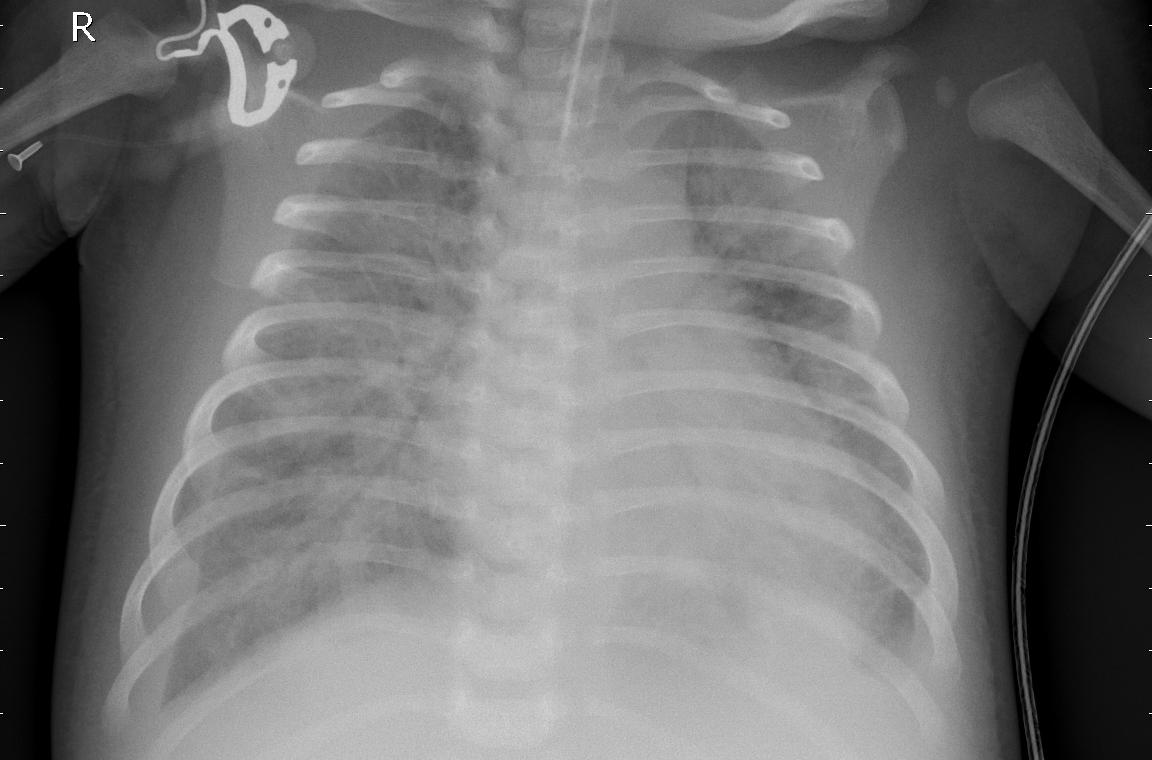
#> input picture data/row/train/PNEUMONIA/person1000_bacteria_2931.jpeg, 1152 x 760 px; its folder holds 4 pictures in this run; the run also reads 2 pictures not shown here
$ jupyter execute --allow-errors rapport.ipynb   (older library calls are emulated)
#> lines starting #> are read from the running program, lines starting #| are printed output that depends on the picture
[cell 1]
import numpy as np
import pandas as pd
import matplotlib.pyplot as plt
import cv2
import glob
from PIL import Image
from skimage.feature import graycomatrix, graycoprops, hog, local_binary_pattern
from sklearn.linear_model import LogisticRegression
from sklearn import svm
from sklearn.metrics import classification_report, ConfusionMatrixDisplay
from sklearn.preprocessing import StandardScaler
from sklearn.manifold import TSNE

[cell 2]
# Global variables :
train_pneumonia_dir = "train/PNEUMONIA/"
train_normal_dir = "train/NORMAL/"
test_pneumonia_dir = "test/PNEUMONIA/"
test_normal_dir = "test/NORMAL/"
val_pneumonia_dir = "val/PNEUMONIA/"
val_normal_dir = "val/NORMAL/"

# Training dataset
pneumonia_train = sorted(glob.glob(train_pneumonia_dir + "*"))
normal_train = sorted(glob.glob(train_normal_dir + "*"))

# Test dataset
pneumonia_test = sorted(glob.glob(test_pneumonia_dir + "*"))
normal_test = sorted(glob.glob(test_normal_dir + "*"))

# Validation dataset
pneumonia_val = sorted(glob.glob(val_pneumonia_dir + "*"))
normal_val = sorted(glob.glob(val_normal_dir + "*"))

# Dataset

[cell 3]
def ordinal_plot(label, label_masked, title, label_name="Label", mask_name="Masked"):
    plt.bar(label.keys(), label.values(), color='lightblue', label='Total')
    plt.bar(label_masked.keys(), label_masked.values(), color='orange', alpha=0.7, label=mask_name)
    plt.xlabel(label_name.title().replace('_', ' '))
    plt.ylabel("Count")
    plt.title(title)
    plt.legend()

[cell 4]
length = {"pneumonia": len(pneumonia_train) + len(pneumonia_test), "normal": len(normal_train) + len(normal_test)}
length_ts = {"pneumonia": len(pneumonia_test), "normal": len(normal_test)}
ordinal_plot(length, length_ts, "Dataset distribution", label_name="Label", mask_name="Test")
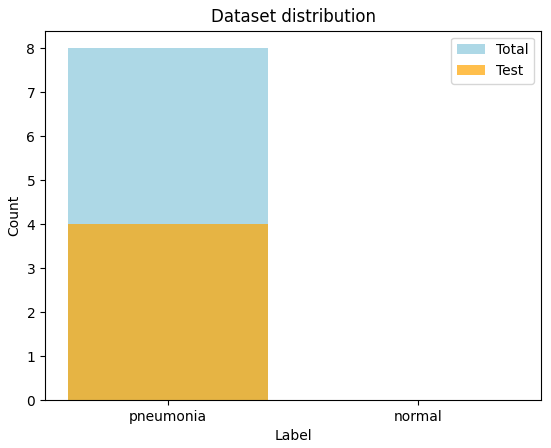
#> figure drawn by matplotlib, 1 panel

[cell 5]
length = {"pneumonia": len(pneumonia_train[:1200]) + len(pneumonia_test), "normal": len(normal_train) + len(normal_test)}
length_ts = {"pneumonia": len(pneumonia_test), "normal": len(normal_test)}
ordinal_plot(length, length_ts, "Dataset distribution", label_name="Label", mask_name="Test")

[cell 6]
p_w = np.zeros(shape=len(pneumonia_train), dtype=int)
p_l = np.zeros(shape=len(pneumonia_train), dtype=int)

for i, img in enumerate(pneumonia_train):
    m = cv2.imread(img, cv2.IMREAD_GRAYSCALE)
#> m is the input picture: shape (760, 1152); min 0, max 255, mean 114.5
    w, l = m.shape
#> w = 760; l = 1152
    p_w[i] = w
    p_l[i] = l

n_w = np.zeros(shape=len(normal_train), dtype=int)
#> n_w = empty array
n_l = np.zeros(shape=len(normal_train), dtype=int)

for i, img in enumerate(normal_train):
    m = cv2.imread(img, cv2.IMREAD_GRAYSCALE)
    w, l = m.shape
    n_w[i] = w
    n_l[i] = l

[cell 7]
plt.figure(figsize=[30, 25])

plt.subplot(221)
plt.title("The width of normal images")
plt.boxplot(n_w)

plt.subplot(222)
plt.title("The length of normal images")
plt.boxplot(n_l)

plt.subplot(223)
plt.title("The width of pneumonia images")
plt.boxplot(p_w)

plt.subplot(224)
plt.title("The length of pneumonia images")
plt.boxplot(p_l)

plt.show()
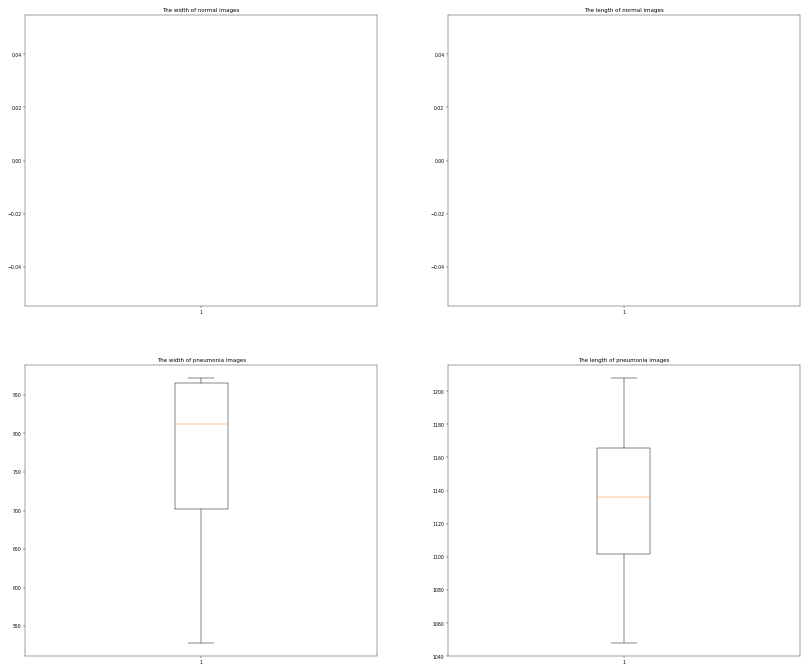
#> figure drawn by matplotlib, 4 panels

# Visualising images

## pneumonia

[cell 8]
plt.figure(figsize=[20, 80])
np.random.shuffle(pneumonia_train)
pneumonia_img = [cv2.imread(pneumonia_train[i], cv2.IMREAD_GRAYSCALE) for i in range(4)]
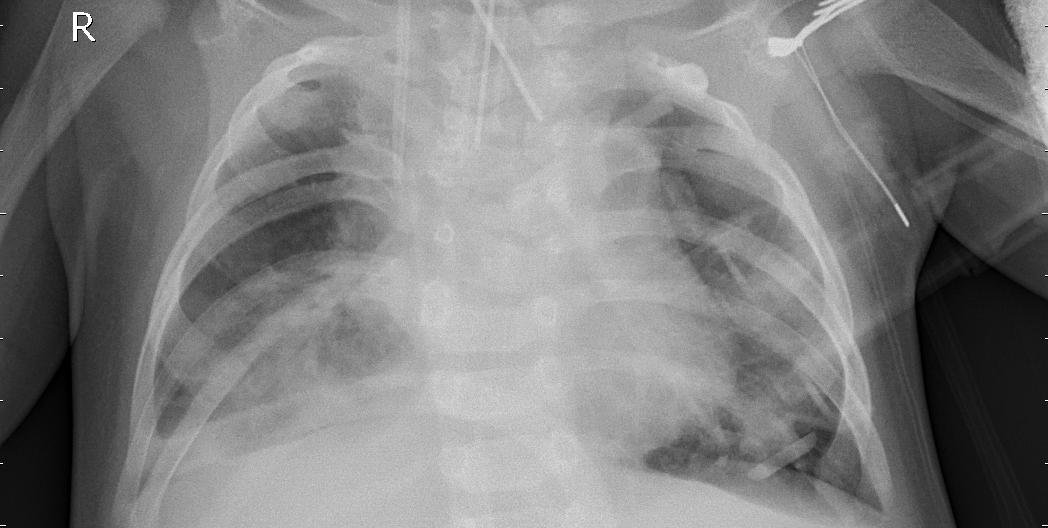
#> input picture data/row/train/PNEUMONIA/person1133_bacteria_3075.jpeg, 1048 x 528 px
#> pneumonia_img = 4 items
#plt.title("radiographies des gens souffrants de pneumonie")
plt.subplot(141), plt.axis('off')
plt.imshow(pneumonia_img[0], cmap=('gray'))
plt.subplot(142), plt.axis('off')
plt.imshow(pneumonia_img[1], cmap=('gray'))
plt.subplot(143), plt.axis('off')
plt.imshow(pneumonia_img[2], cmap=('gray'))
plt.subplot(144), plt.axis('off')
plt.imshow(pneumonia_img[3], cmap=('gray'))

## normal

[cell 9]
plt.figure(figsize=[20, 80])
np.random.shuffle(normal_train)
#> (the rest of this cell did not finish here and is left out)

# Preprocessing

[cell 10]
def preprocess_xray(path, size=(224, 224), normalise=False):
#> called with size = (224, 224), normalise = False
    img = Image.open(path).convert("L")
    img.thumbnail(size, Image.BICUBIC)
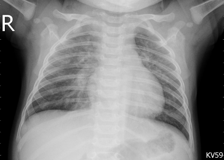
#> img: PIL image 224x160 L; min 0, max 255, mean 132

    canvas = Image.new("L", size, 0)
#> canvas: PIL image 224x224 L; every value is 0
    x = (size[0] - img.size[0]) // 2
#> x = 0
    y = (size[1] - img.size[1]) // 2
#> y = 32
    canvas.paste(img, (x, y))
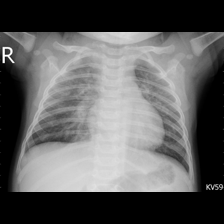
#> canvas: PIL image 224x224 L; min 0, max 255, mean 94.3

    img_np = np.array(canvas, dtype=np.float32)
    if normalise:
        img_np = (img_np - img_np.mean()) / (img_np.std() + 1e-8)
    return img_np

[cell 11]
plt.figure(figsize=[20, 80])

plt.subplot(141), plt.axis('off')
plt.imshow(preprocess_xray(pneumonia_train[0]), cmap=('gray'))
plt.subplot(142), plt.axis('off')
plt.imshow(preprocess_xray(pneumonia_train[1]), cmap=('gray'))
#> call 2 of preprocess_xray, with size = (224, 224), normalise = False
#> in preprocess_xray, img is the input picture: PIL image 1048x528 L; min 0, max 255, mean 126.8
#> in preprocess_xray (call 2), `canvas.paste(img, (x, y))`:
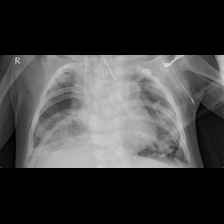
#> canvas: PIL image 224x224 L; min 0, max 214, mean 64
plt.subplot(143), plt.axis('off')
plt.imshow(preprocess_xray(pneumonia_test[0]), cmap=('gray'))
#> call 3 of preprocess_xray, with size = (224, 224), normalise = False
#> in preprocess_xray (call 3), `canvas.paste(img, (x, y))`:
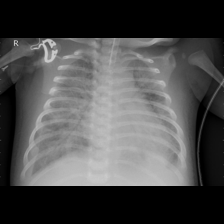
#> canvas: PIL image 224x224 L; min 0, max 204, mean 75.8
plt.subplot(144), plt.axis('off')
plt.imshow(preprocess_xray(pneumonia_test[1]), cmap=('gray'))
#> call 4 of preprocess_xray, with size = (224, 224), normalise = False
#> in preprocess_xray (call 4), `img.thumbnail(size, Image.BICUBIC)`:
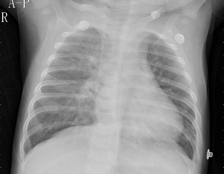
#> img: PIL image 224x174 L; min 0, max 219, mean 138.2
#> in preprocess_xray (call 4), `canvas.paste(img, (x, y))`:
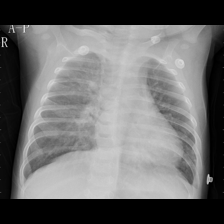
#> canvas: PIL image 224x224 L; min 0, max 219, mean 107.4

# Features extraction

## First order Statistical features

[cell 12]
def stats_features(dir_images, label):
#> called with label = 1
    stats_features = []
    for i in range(len(dir_images)):
        img = preprocess_xray(dir_images[i])
        mean = np.mean(img)
#> mean = 94.3
        std = np.std(img)
#> std = 83.08
        id = dir_images[i].split("\\")[1]
        stats_features.append((id, mean, std, label))

    columns = ['id',  'mean', 'std', 'label']
    return pd.DataFrame(stats_features, columns=columns)

#> (a cell that did not finish here is left out)

#> (a cell that did not finish here is left out)

dfN = stats_features(normal_test, 0)

stat_test = pd.concat([dfP, dfN])

## Haralick features

### Descripteur Extraction

[cell 15]
# Gray Level Co-Occurences Matrix (GLCM)
def haralick_features(dir_images, label):
#> called with label = 1
    descriptor = []
    for i in range(len(dir_images)):
        img = preprocess_xray(dir_images[i])
        img = (img // 16).astype(np.uint8)
#> img: shape (224, 224)
        id = dir_images[i].split("\\")[1]
        haralick = [id]
        # Cooccurences matrix with (distance=1, angle=[0, 45, 90, 135])
        distances = [i for i in range(1, 11)]
        angles = [0, np.pi/4, np.pi/2, 3*np.pi/4]
        GLCM = graycomatrix(img, distances, angles, symmetric=False, normed=True, levels=16)
        features = ["contrast", "entropy", "homogeneity"]
        for feature in features:
            for d in range(len(distances)):
                for a in range(len(angles)):
                    haralick.append(graycoprops(GLCM, feature)[d, a])
        haralick.append(label)
        descriptor.append(haralick)

    columns = ['id']
    for feature in features:
            for d in distances:
                for a in angles:
                    columns.append(f"{feature}_{d}_{a}")
    columns.append('label')
    return pd.DataFrame(descriptor, columns=columns)

### CSV file generation

#> (a cell that did not finish here is left out)

#> (a cell that did not finish here is left out)

#> call 2 of haralick_features, with label = 1
#> in haralick_features (call 2), `img = (img // 16).astype(np.uint8)`:
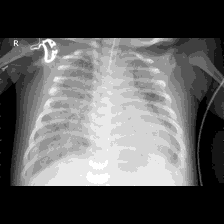
#> img: shape (224, 224); min 0, max 12, mean 4.43; drawn with min black and max white
df2 = haralick_features(normal_test, 0)

haralick_test = pd.concat([df1, df2])
test = pd.merge(stat_test, haralick_test, on="id")
test = test.drop("label_x", axis='columns')
test = test.rename({"label_y" : "label"})
test.to_csv('test_stats.csv', index=False)

### importing data

#> (a cell that did not finish here is left out)

### t-sne

#> (a cell that did not finish here is left out)

### visualisation

#> (a cell that did not finish here is left out)

## HoG descriptor

### Descripteur Extraction

[cell 21]
# cnfiguration du HoG
def extract_hog(img):
    features = hog(
        img,
        orientations=4,
        pixels_per_cell=(32, 32),
        cells_per_block=(2, 2),
        block_norm="L2-Hys",
        visualize=False
    )
#> features = 576 values, max 0.422 at index 498, min 0 at index 0, mean 0.213
    return features

def HoG_features(dir_images, label):
    hog_features = []
    for i in range(len(dir_images)):
        img = preprocess_xray(dir_images[i])
        features = list(extract_hog(img))
        id = dir_images[i].split("\\")[1]
        features.append(label)
        features.insert(0, id)
        hog_features.append(features)

    columns = [f"hog{i}" for i in range(len(features) - 2)]
    columns.insert(0, "id")
    columns.append("label")
    return pd.DataFrame(hog_features, columns=columns)

### CSV file generation

#> (a cell that did not finish here is left out)

#> (a cell that did not finish here is left out)
